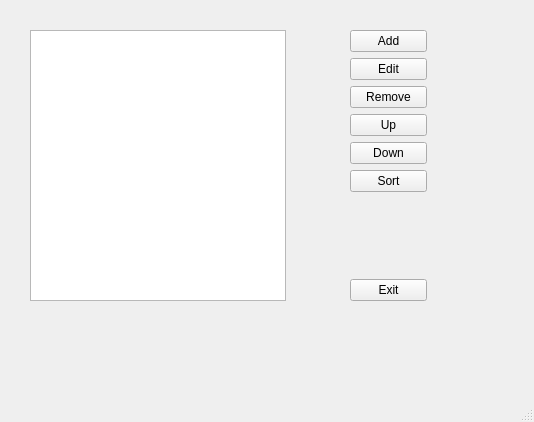
<?xml version="1.0" encoding="UTF-8"?>
<ui version="4.0">
 <class>MainWindow</class>
 <widget class="QMainWindow" name="MainWindow">
  <property name="geometry">
   <rect>
    <x>0</x>
    <y>0</y>
    <width>534</width>
    <height>422</height>
   </rect>
  </property>
  <property name="windowTitle">
   <string>MainWindow</string>
  </property>
  <widget class="QWidget" name="centralwidget">
   <widget class="QListWidget" name="listItems">
    <property name="geometry">
     <rect>
      <x>30</x>
      <y>30</y>
      <width>256</width>
      <height>271</height>
     </rect>
    </property>
   </widget>
   <widget class="QWidget" name="">
    <property name="geometry">
     <rect>
      <x>350</x>
      <y>30</y>
      <width>77</width>
      <height>271</height>
     </rect>
    </property>
    <layout class="QVBoxLayout" name="verticalLayout">
     <item>
      <widget class="QPushButton" name="btnAdd">
       <property name="text">
        <string>Add</string>
       </property>
      </widget>
     </item>
     <item>
      <widget class="QPushButton" name="btnEdit">
       <property name="text">
        <string>Edit</string>
       </property>
      </widget>
     </item>
     <item>
      <widget class="QPushButton" name="btnRemove">
       <property name="text">
        <string>Remove</string>
       </property>
      </widget>
     </item>
     <item>
      <widget class="QPushButton" name="btnUp">
       <property name="text">
        <string>Up</string>
       </property>
      </widget>
     </item>
     <item>
      <widget class="QPushButton" name="btnDown">
       <property name="text">
        <string>Down</string>
       </property>
      </widget>
     </item>
     <item>
      <widget class="QPushButton" name="btnSort">
       <property name="text">
        <string>Sort</string>
       </property>
      </widget>
     </item>
     <item>
      <spacer name="verticalSpacer">
       <property name="orientation">
        <enum>Qt::Vertical</enum>
       </property>
       <property name="sizeHint" stdset="0">
        <size>
         <width>20</width>
         <height>40</height>
        </size>
       </property>
      </spacer>
     </item>
     <item>
      <widget class="QPushButton" name="btnExit">
       <property name="text">
        <string>Exit</string>
       </property>
      </widget>
     </item>
    </layout>
   </widget>
  </widget>
  <widget class="QMenuBar" name="menubar">
   <property name="geometry">
    <rect>
     <x>0</x>
     <y>0</y>
     <width>534</width>
     <height>21</height>
    </rect>
   </property>
  </widget>
  <widget class="QStatusBar" name="statusbar"/>
 </widget>
 <resources/>
 <connections/>
</ui>
